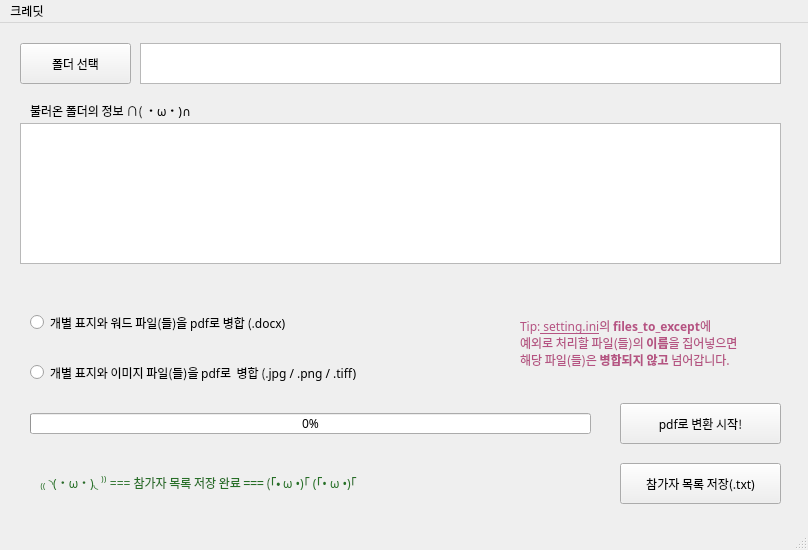
<?xml version="1.0" encoding="UTF-8"?>
<ui version="4.0">
 <class>main_window</class>
 <widget class="QMainWindow" name="main_window">
  <property name="geometry">
   <rect>
    <x>0</x>
    <y>0</y>
    <width>808</width>
    <height>550</height>
   </rect>
  </property>
  <property name="font">
   <font>
    <family>KoPubWorld돋움체_Pro Light</family>
    <weight>50</weight>
    <bold>false</bold>
   </font>
  </property>
  <property name="cursor">
   <cursorShape>ArrowCursor</cursorShape>
  </property>
  <property name="mouseTracking">
   <bool>true</bool>
  </property>
  <property name="windowTitle">
   <string>만화사랑 편집위원 도우미</string>
  </property>
  <widget class="QWidget" name="central_widget">
   <widget class="QTextBrowser" name="show_path">
    <property name="geometry">
     <rect>
      <x>140</x>
      <y>20</y>
      <width>641</width>
      <height>41</height>
     </rect>
    </property>
    <property name="cursor" stdset="0">
     <cursorShape>IBeamCursor</cursorShape>
    </property>
    <property name="mouseTracking">
     <bool>true</bool>
    </property>
    <property name="autoFillBackground">
     <bool>false</bool>
    </property>
   </widget>
   <widget class="QPushButton" name="select_folder">
    <property name="geometry">
     <rect>
      <x>20</x>
      <y>20</y>
      <width>111</width>
      <height>41</height>
     </rect>
    </property>
    <property name="cursor">
     <cursorShape>PointingHandCursor</cursorShape>
    </property>
    <property name="mouseTracking">
     <bool>true</bool>
    </property>
    <property name="text">
     <string>폴더 선택</string>
    </property>
   </widget>
   <widget class="QTextBrowser" name="show_info">
    <property name="geometry">
     <rect>
      <x>20</x>
      <y>100</y>
      <width>761</width>
      <height>141</height>
     </rect>
    </property>
    <property name="cursor" stdset="0">
     <cursorShape>IBeamCursor</cursorShape>
    </property>
    <property name="mouseTracking">
     <bool>false</bool>
    </property>
    <property name="autoFillBackground">
     <bool>false</bool>
    </property>
    <property name="horizontalScrollBarPolicy">
     <enum>Qt::ScrollBarAsNeeded</enum>
    </property>
    <property name="sizeAdjustPolicy">
     <enum>QAbstractScrollArea::AdjustIgnored</enum>
    </property>
    <property name="html">
     <string>&lt;!DOCTYPE HTML PUBLIC &quot;-//W3C//DTD HTML 4.0//EN&quot; &quot;http://www.w3.org/TR/REC-html40/strict.dtd&quot;&gt;
&lt;html&gt;&lt;head&gt;&lt;meta name=&quot;qrichtext&quot; content=&quot;1&quot; /&gt;&lt;style type=&quot;text/css&quot;&gt;
p, li { white-space: pre-wrap; }
&lt;/style&gt;&lt;/head&gt;&lt;body style=&quot; font-family:'KoPubWorld돋움체_Pro Light'; font-size:9pt; font-weight:400; font-style:normal;&quot;&gt;
&lt;p style=&quot;-qt-paragraph-type:empty; margin-top:0px; margin-bottom:0px; margin-left:0px; margin-right:0px; -qt-block-indent:0; text-indent:0px; font-family:'Gulim';&quot;&gt;&lt;br /&gt;&lt;/p&gt;&lt;/body&gt;&lt;/html&gt;</string>
    </property>
   </widget>
   <widget class="QPushButton" name="run_convert">
    <property name="geometry">
     <rect>
      <x>620</x>
      <y>380</y>
      <width>161</width>
      <height>41</height>
     </rect>
    </property>
    <property name="cursor">
     <cursorShape>PointingHandCursor</cursorShape>
    </property>
    <property name="text">
     <string>pdf로 변환 시작!</string>
    </property>
   </widget>
   <widget class="QLabel" name="label_folder_info">
    <property name="geometry">
     <rect>
      <x>30</x>
      <y>80</y>
      <width>221</width>
      <height>16</height>
     </rect>
    </property>
    <property name="text">
     <string>불러온 폴더의 정보 ∩( ・ω・)∩</string>
    </property>
   </widget>
   <widget class="QPushButton" name="save_csv">
    <property name="geometry">
     <rect>
      <x>620</x>
      <y>440</y>
      <width>161</width>
      <height>41</height>
     </rect>
    </property>
    <property name="cursor">
     <cursorShape>PointingHandCursor</cursorShape>
    </property>
    <property name="text">
     <string>참가자 목록 저장(.txt)</string>
    </property>
   </widget>
   <widget class="QRadioButton" name="mode_docx">
    <property name="geometry">
     <rect>
      <x>30</x>
      <y>290</y>
      <width>381</width>
      <height>19</height>
     </rect>
    </property>
    <property name="text">
     <string>개별 표지와 워드 파일(들)을 pdf로 병합 (.docx)</string>
    </property>
   </widget>
   <widget class="QRadioButton" name="mode_img">
    <property name="geometry">
     <rect>
      <x>30</x>
      <y>340</y>
      <width>401</width>
      <height>19</height>
     </rect>
    </property>
    <property name="text">
     <string>개별 표지와 이미지 파일(들)을 pdf로  병합 (.jpg / .png / .tiff)</string>
    </property>
   </widget>
   <widget class="QLabel" name="tip">
    <property name="geometry">
     <rect>
      <x>520</x>
      <y>280</y>
      <width>261</width>
      <height>81</height>
     </rect>
    </property>
    <property name="text">
     <string>&lt;html&gt;&lt;head/&gt;&lt;body&gt;&lt;p&gt;&lt;span style=&quot; color:#b55382;&quot;&gt;Tip:&lt;/span&gt;&lt;span style=&quot; text-decoration: underline; color:#b55382;&quot;&gt; setting.ini&lt;/span&gt;&lt;span style=&quot; color:#b55382;&quot;&gt;의 &lt;/span&gt;&lt;span style=&quot; font-weight:600; color:#b55382;&quot;&gt;files_to_except&lt;/span&gt;&lt;span style=&quot; color:#b55382;&quot;&gt;에 &lt;br/&gt;예외로 처리할 파일(들)의 &lt;/span&gt;&lt;span style=&quot; font-weight:600; color:#b55382;&quot;&gt;이름&lt;/span&gt;&lt;span style=&quot; color:#b55382;&quot;&gt;을 집어넣으면 &lt;br/&gt;해당 파일(들)은 &lt;/span&gt;&lt;span style=&quot; font-weight:600; color:#b55382;&quot;&gt;병합되지 않고&lt;/span&gt;&lt;span style=&quot; color:#b55382;&quot;&gt; 넘어갑니다.&lt;/span&gt;&lt;/p&gt;&lt;/body&gt;&lt;/html&gt;</string>
    </property>
   </widget>
   <widget class="QProgressBar" name="progress">
    <property name="geometry">
     <rect>
      <x>30</x>
      <y>390</y>
      <width>561</width>
      <height>21</height>
     </rect>
    </property>
    <property name="cursor">
     <cursorShape>ArrowCursor</cursorShape>
    </property>
    <property name="value">
     <number>0</number>
    </property>
   </widget>
   <widget class="QLabel" name="label_saved_message">
    <property name="geometry">
     <rect>
      <x>40</x>
      <y>450</y>
      <width>571</width>
      <height>21</height>
     </rect>
    </property>
    <property name="text">
     <string>&lt;html&gt;&lt;head/&gt;&lt;body&gt;&lt;p&gt;&lt;span style=&quot; color:#266f26;&quot;&gt;₍₍ ◝(・ω・)◟ ⁾⁾ === 참가자 목록 저장 완료 === (｢• ω •)｢ (｢• ω •)｢&lt;/span&gt;&lt;/p&gt;&lt;/body&gt;&lt;/html&gt;</string>
    </property>
   </widget>
   <zorder>show_path</zorder>
   <zorder>show_info</zorder>
   <zorder>label_folder_info</zorder>
   <zorder>tip</zorder>
   <zorder>run_convert</zorder>
   <zorder>save_csv</zorder>
   <zorder>select_folder</zorder>
   <zorder>mode_docx</zorder>
   <zorder>mode_img</zorder>
   <zorder>progress</zorder>
   <zorder>label_saved_message</zorder>
  </widget>
  <widget class="QStatusBar" name="status_bar">
   <property name="cursor">
    <cursorShape>ArrowCursor</cursorShape>
   </property>
  </widget>
  <widget class="QMenuBar" name="menuBar">
   <property name="geometry">
    <rect>
     <x>0</x>
     <y>0</y>
     <width>808</width>
     <height>26</height>
    </rect>
   </property>
   <widget class="QMenu" name="menu">
    <property name="title">
     <string>크레딧</string>
    </property>
    <addaction name="show_cred"/>
   </widget>
   <addaction name="menu"/>
  </widget>
  <action name="actionOpen_Folder">
   <property name="text">
    <string>폴더 불러오기</string>
   </property>
   <property name="iconText">
    <string>폴더 선택</string>
   </property>
   <property name="toolTip">
    <string>&lt;html&gt;&lt;head/&gt;&lt;body&gt;&lt;p&gt;pdf 병합을 진행할 폴더를 선택해 주세요. &lt;/p&gt;&lt;p&gt;하나의 부문만이 들어 있어야 합니다.&lt;/p&gt;&lt;/body&gt;&lt;/html&gt;</string>
   </property>
   <property name="visible">
    <bool>true</bool>
   </property>
   <property name="iconVisibleInMenu">
    <bool>true</bool>
   </property>
  </action>
  <action name="show_cred">
   <property name="text">
    <string>프로그램 정보</string>
   </property>
  </action>
  <action name="show_credit">
   <property name="text">
    <string>제작진 정보</string>
   </property>
  </action>
  <action name="show_manual">
   <property name="text">
    <string>유저 매뉴얼</string>
   </property>
  </action>
 </widget>
 <resources/>
 <connections/>
</ui>
